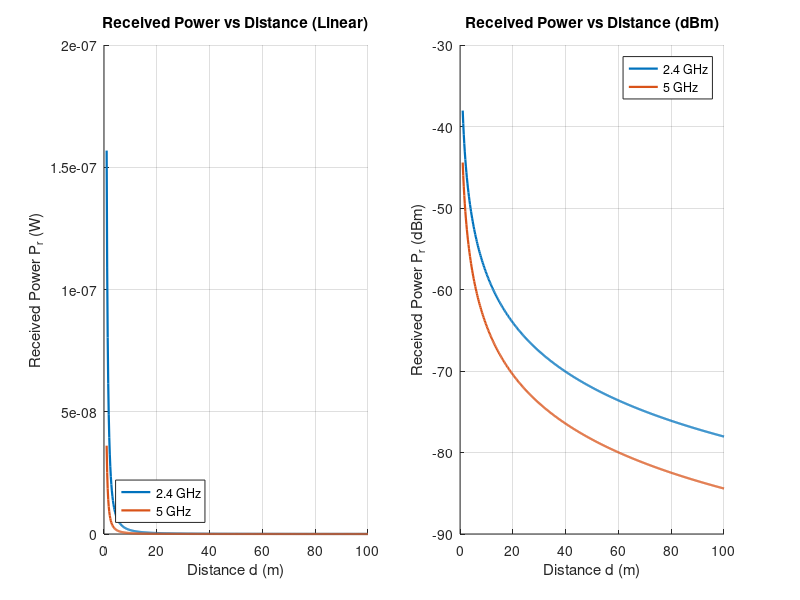

Write MATLAB code to recreate this figure.
clear; clc; close all;
c        = 3e8;
Pt_dB   = 0;  Gt_dB   = 1;  Gr_dB   = 1;
Gt  = 10^(Gt_dB/10);
Gr  = 10^(Gr_dB/10);

frequency  = [2.4e9, 5e9];
labels   = {'2.4 GHz','5 GHz'};
d = linspace(1, 100, 500);
figure('Color','w','Position',[100 100 1100 420]);

%Solution of Problem 1
subplot(1,2,1); hold on; grid on;
for k = 1:numel(frequency)
    lambda = c / frequency(k);
    Pt = 1e-3;
    Pr  = Pt  .* Gt .* Gr .* (lambda ./ (4*pi*d)).^2;
    plot(d, Pr, 'LineWidth', 1.6, 'DisplayName', labels{k});
end
xlabel('Distance d (m)');
ylabel('Received Power P_r (W)');
title('Received Power vs Distance (Linear)');
legend('Location','southwest');

%Solution of Problem 2
subplot(1,2,2); hold on; grid on;
for k = 1:numel(frequency)
    lambda = c / frequency(k);
    Lfs_dB = 20*log10(4*pi*d./lambda);
    Pr_dB = Pt_dB + Gt_dB + Gr_dB - Lfs_dB;
    plot(d, Pr_dB, 'LineWidth', 1.6, 'DisplayName', labels{k});
end
xlabel('Distance d (m)');
ylabel('Received Power P_r (dBm)');
title('Received Power vs Distance (dBm)');
legend('Location','northeast');